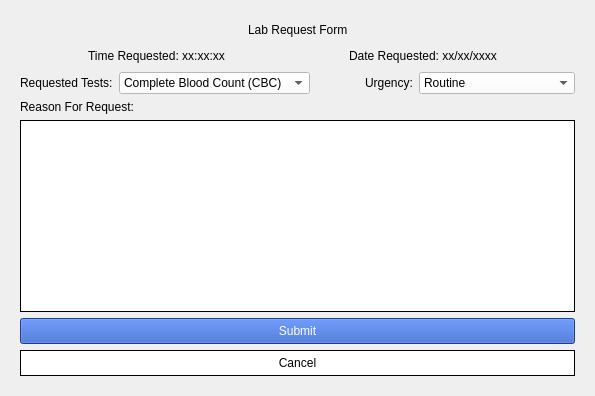
             <widget class="QWidget" name="lab_page">
              <layout class="QVBoxLayout" name="verticalLayout_11">
               <item>
                <widget class="QWidget" name="widget" native="true">
                 <layout class="QVBoxLayout" name="verticalLayout_10">
                  <item>
                   <layout class="QHBoxLayout" name="horizontalLayout_16">
                    <item>
                     <spacer name="horizontalSpacer_18">
                      <property name="orientation">
                       <enum>Qt::Horizontal</enum>
                      </property>
                      <property name="sizeHint" stdset="0">
                       <size>
                        <width>168</width>
                        <height>20</height>
                       </size>
                      </property>
                     </spacer>
                    </item>
                    <item>
                     <widget class="QLabel" name="lab_title">
                      <property name="styleSheet">
                       <string notr="true">font: 20pt &quot;Microsoft Sans Serif&quot;;</string>
                      </property>
                      <property name="text">
                       <string>Lab Request Form</string>
                      </property>
                     </widget>
                    </item>
                    <item>
                     <spacer name="horizontalSpacer_19">
                      <property name="orientation">
                       <enum>Qt::Horizontal</enum>
                      </property>
                      <property name="sizeHint" stdset="0">
                       <size>
                        <width>188</width>
                        <height>20</height>
                       </size>
                      </property>
                     </spacer>
                    </item>
                   </layout>
                  </item>
                  <item>
                   <layout class="QHBoxLayout" name="horizontalLayout_17">
                    <item>
                     <spacer name="horizontalSpacer_20">
                      <property name="orientation">
                       <enum>Qt::Horizontal</enum>
                      </property>
                      <property name="sizeHint" stdset="0">
                       <size>
                        <width>68</width>
                        <height>20</height>
                       </size>
                      </property>
                     </spacer>
                    </item>
                    <item>
                     <widget class="QLabel" name="dat_request_2">
                      <property name="styleSheet">
                       <string notr="true">font: 10pt &quot;Microsoft Sans Serif&quot;;</string>
                      </property>
                      <property name="text">
                       <string>Time Requested: xx:xx:xx</string>
                      </property>
                     </widget>
                    </item>
                    <item>
                     <spacer name="horizontalSpacer_21">
                      <property name="orientation">
                       <enum>Qt::Horizontal</enum>
                      </property>
                      <property name="sizeHint" stdset="0">
                       <size>
                        <width>118</width>
                        <height>20</height>
                       </size>
                      </property>
                     </spacer>
                    </item>
                    <item>
                     <widget class="QLabel" name="date_request">
                      <property name="styleSheet">
                       <string notr="true">font: 10pt &quot;Microsoft Sans Serif&quot;;</string>
                      </property>
                      <property name="text">
                       <string>Date Requested: xx/xx/xxxx</string>
                      </property>
                     </widget>
                    </item>
                    <item>
                     <spacer name="horizontalSpacer_22">
                      <property name="orientation">
                       <enum>Qt::Horizontal</enum>
                      </property>
                      <property name="sizeHint" stdset="0">
                       <size>
                        <width>78</width>
                        <height>20</height>
                       </size>
                      </property>
                     </spacer>
                    </item>
                   </layout>
                  </item>
                  <item>
                   <layout class="QHBoxLayout" name="horizontalLayout_18">
                    <item>
                     <widget class="QLabel" name="label_5">
                      <property name="styleSheet">
                       <string notr="true">font: 10pt &quot;Microsoft Sans Serif&quot;;</string>
                      </property>
                      <property name="text">
                       <string>Requested Tests:</string>
                      </property>
                     </widget>
                    </item>
                    <item>
                     <widget class="QComboBox" name="comboBox">
                      <property name="styleSheet">
                       <string notr="true">background-color: white;
font: 10pt &quot;Microsoft Sans Serif&quot;;</string>
                      </property>
                      <item>
                       <property name="text">
                        <string>Complete Blood Count (CBC)</string>
                       </property>
                      </item>
                      <item>
                       <property name="text">
                        <string>Basic Metabolic Panel (BMP)</string>
                       </property>
                      </item>
                      <item>
                       <property name="text">
                        <string>Liver Function Tests (LFTs)</string>
                       </property>
                      </item>
                      <item>
                       <property name="text">
                        <string>Lipid Profile</string>
                       </property>
                      </item>
                      <item>
                       <property name="text">
                        <string>Thyroid Function Tests</string>
                       </property>
                      </item>
                      <item>
                       <property name="text">
                        <string>Blood Glucose Test</string>
                       </property>
                      </item>
                      <item>
                       <property name="text">
                        <string>Coagulation Profile</string>
                       </property>
                      </item>
                      <item>
                       <property name="text">
                        <string>Urinalysis</string>
                       </property>
                      </item>
                      <item>
                       <property name="text">
                        <string>Cancer Markers</string>
                       </property>
                      </item>
                      <item>
                       <property name="text">
                        <string>Infectious Disease Tests</string>
                       </property>
                      </item>
                     </widget>
                    </item>
                    <item>
                     <spacer name="horizontalSpacer_23">
                      <property name="orientation">
                       <enum>Qt::Horizontal</enum>
                      </property>
                      <property name="sizeHint" stdset="0">
                       <size>
                        <width>18</width>
                        <height>20</height>
                       </size>
                      </property>
                     </spacer>
                    </item>
                    <item>
                     <widget class="QLabel" name="label_7">
                      <property name="styleSheet">
                       <string notr="true">font: 10pt &quot;Microsoft Sans Serif&quot;;</string>
                      </property>
                      <property name="text">
                       <string>Urgency:</string>
                      </property>
                     </widget>
                    </item>
                    <item>
                     <widget class="QComboBox" name="comboBox_2">
                      <property name="styleSheet">
                       <string notr="true">background-color: white;
font: 10pt &quot;Microsoft Sans Serif&quot;;</string>
                      </property>
                      <item>
                       <property name="text">
                        <string>Routine</string>
                       </property>
                      </item>
                      <item>
                       <property name="text">
                        <string>Urgent</string>
                       </property>
                      </item>
                      <item>
                       <property name="text">
                        <string>Immediately Necessary</string>
                       </property>
                      </item>
                     </widget>
                    </item>
                   </layout>
                  </item>
                  <item>
                   <widget class="QLabel" name="label_6">
                    <property name="styleSheet">
                     <string notr="true">font: 10pt &quot;Microsoft Sans Serif&quot;;</string>
                    </property>
                    <property name="text">
                     <string>Reason For Request:</string>
                    </property>
                   </widget>
                  </item>
                  <item>
                   <widget class="QTextEdit" name="textEdit">
                    <property name="styleSheet">
                     <string notr="true">background-color: white;
border: 1px solid black;</string>
                    </property>
                   </widget>
                  </item>
                  <item>
                   <widget class="QPushButton" name="pushButton_4">
                    <property name="styleSheet">
                     <string notr="true">font: 10pt &quot;Microsoft Sans Serif&quot;;
color: white;
background-color: rgb(39, 86, 193);
padding: 5%;</string>
                    </property>
                    <property name="text">
                     <string>Submit</string>
                    </property>
                   </widget>
                  </item>
                  <item>
                   <widget class="QPushButton" name="pushButton_5">
                    <property name="styleSheet">
                     <string notr="true">background-color: white;
padding: 5%;
border: 0.5px solid black;</string>
                    </property>
                    <property name="text">
                     <string>Cancel</string>
                    </property>
                   </widget>
                  </item>
                 </layout>
                </widget>
               </item>
              </layout>
             </widget>
